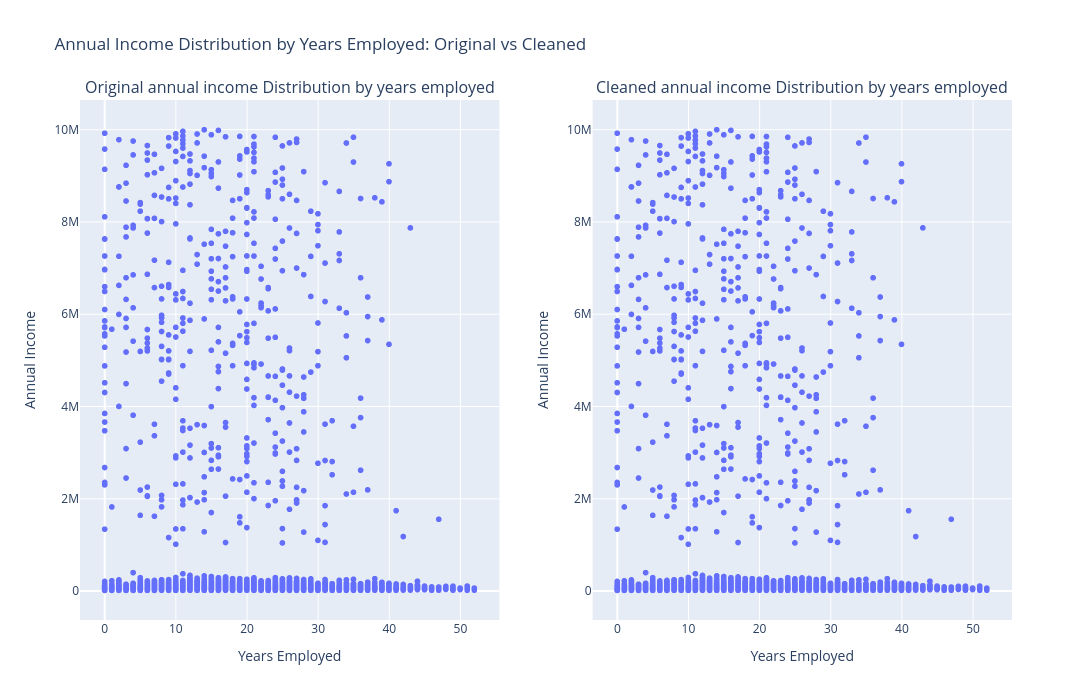

Notebook source saved alongside this figure:
### Code cell
fig1 = px.scatter(
    df,
    x='years_employed',
    y='annual_income'
)

fig2 = px.scatter(
    df5,
    x='years_employed',
    y='annual_income'
)

fig = make_subplots(
    rows=1,
    cols=2,
    subplot_titles=(
        "Original annual income Distribution by years employed",
        "Cleaned annual income Distribution by years employed"
    )
)

for trace in fig1.data:
    fig.add_trace(trace, row=1, col=1)

for trace in fig2.data:
    fig.add_trace(trace, row=1, col=2)

fig.update_xaxes(title_text="Years Employed", row=1, col=1)
fig.update_yaxes(title_text="Annual Income", row=1, col=1)

fig.update_xaxes(title_text="Years Employed", row=1, col=2)
fig.update_yaxes(title_text="Annual Income", row=1, col=2)

fig.update_layout(
    title="Annual Income Distribution by Years Employed: Original vs Cleaned",
    width=1600,
    height=700,
    showlegend=False
)

fig.show()

### Figure 1 — Plotly figure (JSON) as saved in the notebook; plotly's stock layout.template omitted (floating-point values rounded to 4 significant figures; data arrays with more than 128 entries replaced by an {"elided": "..."} marker saying what was removed)
{"data": [{"hovertemplate": "years_employed=%{x}<br>annual_income=%{y}<extra></extra>", "legendgroup": "", "marker": {"color": "#636efa", "symbol": "circle"}, "mode": "markers", "name": "", "showlegend": false, "type": "scattergl", "x": {"elided": "15000 int values"}, "xaxis": "x", "y": {"elided": "15000 float values"}, "yaxis": "y"}, {"hovertemplate": "years_employed=%{x}<br>annual_income=%{y}<extra></extra>", "legendgroup": "", "marker": {"color": "#636efa", "symbol": "circle"}, "mode": "markers", "name": "", "showlegend": false, "type": "scattergl", "x": {"elided": "15000 int values"}, "xaxis": "x2", "y": {"elided": "15000 float values"}, "yaxis": "y2"}], "layout": {"annotations": [{"font": {"size": 16}, "showarrow": false, "text": "Original annual income Distribution by years employed", "x": 0.225, "xanchor": "center", "xref": "paper", "y": 1, "yanchor": "bottom", "yref": "paper"}, {"font": {"size": 16}, "showarrow": false, "text": "Cleaned annual income Distribution by years employed", "x": 0.775, "xanchor": "center", "xref": "paper", "y": 1, "yanchor": "bottom", "yref": "paper"}], "height": 700, "showlegend": false, "title": {"text": "Annual Income Distribution by Years Employed: Original vs Cleaned"}, "width": 1600, "xaxis": {"anchor": "y", "domain": [0, 0.45], "title": {"text": "Years Employed"}}, "xaxis2": {"anchor": "y2", "domain": [0.55, 1], "title": {"text": "Years Employed"}}, "yaxis": {"anchor": "x", "domain": [0, 1], "title": {"text": "Annual Income"}}, "yaxis2": {"anchor": "x2", "domain": [0, 1], "title": {"text": "Annual Income"}}}}
